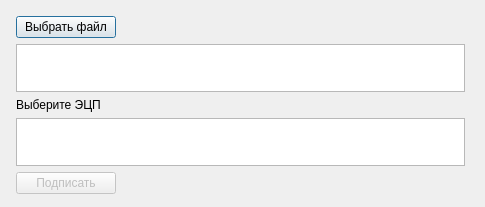
<?xml version="1.0" encoding="UTF-8"?>
<ui version="4.0">
 <class>SignDialog</class>
 <widget class="QDialog" name="SignDialog">
  <property name="geometry">
   <rect>
    <x>0</x>
    <y>0</y>
    <width>485</width>
    <height>207</height>
   </rect>
  </property>
  <property name="sizePolicy">
   <sizepolicy hsizetype="Expanding" vsizetype="Expanding">
    <horstretch>0</horstretch>
    <verstretch>0</verstretch>
   </sizepolicy>
  </property>
  <property name="windowTitle">
   <string>SignDialog</string>
  </property>
  <widget class="QWidget" name="verticalLayoutWidget">
   <property name="geometry">
    <rect>
     <x>10</x>
     <y>10</y>
     <width>461</width>
     <height>191</height>
    </rect>
   </property>
   <layout class="QVBoxLayout" name="verticalLayout">
    <property name="leftMargin">
     <number>6</number>
    </property>
    <property name="topMargin">
     <number>6</number>
    </property>
    <property name="rightMargin">
     <number>6</number>
    </property>
    <property name="bottomMargin">
     <number>6</number>
    </property>
    <item>
     <widget class="QPushButton" name="selZip">
      <property name="sizePolicy">
       <sizepolicy hsizetype="Fixed" vsizetype="Fixed">
        <horstretch>0</horstretch>
        <verstretch>0</verstretch>
       </sizepolicy>
      </property>
      <property name="minimumSize">
       <size>
        <width>100</width>
        <height>0</height>
       </size>
      </property>
      <property name="text">
       <string>Выбрать файл</string>
      </property>
     </widget>
    </item>
    <item>
     <widget class="QPlainTextEdit" name="log">
      <property name="sizePolicy">
       <sizepolicy hsizetype="Expanding" vsizetype="Expanding">
        <horstretch>0</horstretch>
        <verstretch>0</verstretch>
       </sizepolicy>
      </property>
     </widget>
    </item>
    <item>
     <widget class="QLabel" name="labelSert">
      <property name="text">
       <string>Выберите ЭЦП</string>
      </property>
     </widget>
    </item>
    <item>
     <widget class="QListWidget" name="sertList"/>
    </item>
    <item>
     <widget class="QPushButton" name="signBtn">
      <property name="enabled">
       <bool>false</bool>
      </property>
      <property name="sizePolicy">
       <sizepolicy hsizetype="Fixed" vsizetype="Fixed">
        <horstretch>0</horstretch>
        <verstretch>0</verstretch>
       </sizepolicy>
      </property>
      <property name="minimumSize">
       <size>
        <width>100</width>
        <height>0</height>
       </size>
      </property>
      <property name="text">
       <string>Подписать</string>
      </property>
     </widget>
    </item>
   </layout>
  </widget>
 </widget>
 <layoutdefault spacing="6" margin="11"/>
 <resources/>
 <connections/>
</ui>
